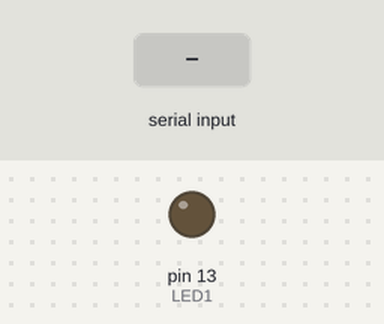
Bench run of a sketch on a simulated Arduino Uno, built with avr-gcc and run on an emulated ATmega328P. Parts: output pins drawn as LEDs (lit = HIGH). Inputs (shaded band) come from the test bench.

Above: at 1.2 s.
1.3 s: "1" received over Serial
Timing chart, 0 to 4.3 s (numbered marks = the images above; inputs shaded):
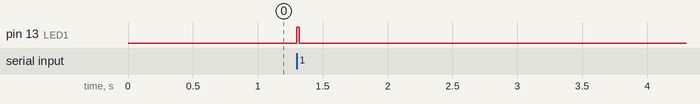

The sketch:

Receiver.ino
```cpp
int LED1 = 13;
char message;

void setup() {
  // put your setup code here, to run once:

  Serial.begin(9600); // communication
  pinMode(LED1, OUTPUT);

}

void loop() {
  // put your main code here, to run repeatedly:
  if(Serial.available())
  {
    message = Serial.read();
    if(message == '1')
    {
      digitalWrite(LED1, 1);
    }

  }
  delay(20); // waitting message reciev
  digitalWrite(LED1, 0);

}
```

Measured:
- after the input at 1.3 s, pin 13 (LED1): LOW → HIGH at once, → LOW 0.02 s later
